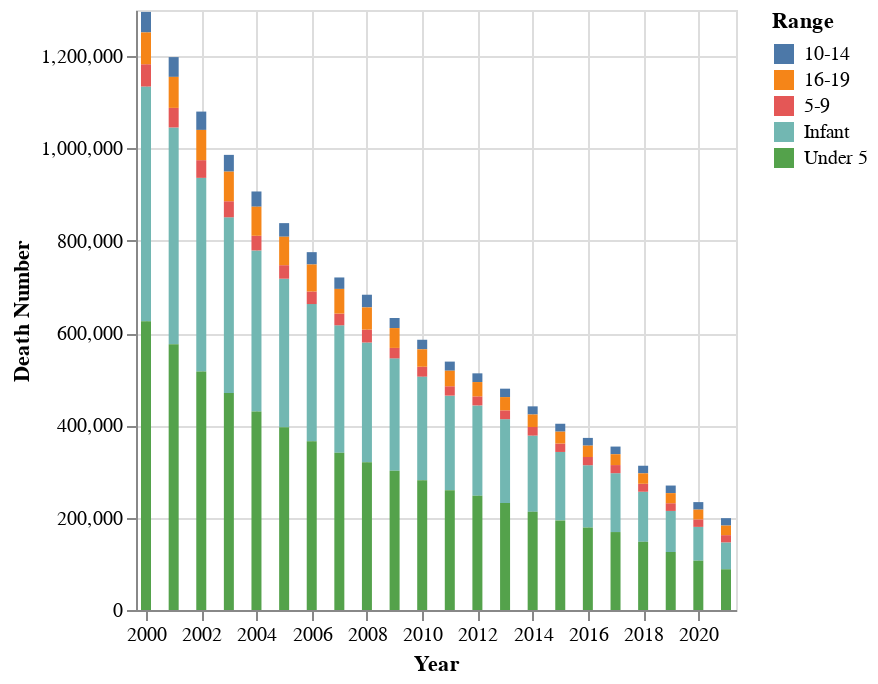

The code cell stored with this chart in its notebook:
### Code cell
def deathNumberDisplay(country):
    df0 = pd.read_csv("../data/death_infant.csv")
    df0 = df0[df0["Country Name"]==country].iloc[:, -63:].T
    df0.columns = ["Death Number"]
    df0["Range"] ="Infant"
    df0['Year'] = df0.index
    df0.reset_index(drop=True, inplace=True)
    df0['Country'] = country

    df1 = pd.read_csv("../data/death_under_5.csv")
    df1 = df1[df1["Country Name"]==country].iloc[:, -63:].T
    df1.columns = ["Death Number"]
    df1["Range"] ="Under 5"
    df1['Year'] = df1.index
    df1.reset_index(drop=True, inplace=True)
    df1['Country'] = country

    df2 = pd.read_csv("../data/death_5-9.csv")
    df2 = df2[df2["Country Name"]==country].iloc[:, -63:].T
    df2.columns = ["Death Number"]
    df2["Range"] ="5-9"
    df2['Year'] = df2.index
    df2.reset_index(drop=True, inplace=True)
    df2['Country'] = country

    df3 = pd.read_csv("../data/death_10-14.csv")
    df3 = df3[df3["Country Name"]==country].iloc[:, -63:].T
    df3.columns = ["Death Number"]
    df3["Range"] ="10-14"
    df3['Year'] = df3.index
    df3.reset_index(drop=True, inplace=True)
    df3['Country'] = country

    df4 = pd.read_csv("../data/death_15-19.csv")
    df4 = df4[df4["Country Name"]==country].iloc[:, -63:].T
    df4.columns = ["Death Number"]
    df4["Range"] ="16-19"
    df4['Year'] = df4.index
    df4.reset_index(drop=True, inplace=True)
    df4['Country'] = country

    sum = pd.concat([df0,df1,df2,df3,df4])
    sum['Year']=pd.to_datetime(sum['Year'], format='%Y') 
    sum_2000_2021 = sum.query("Year > 1999 and Year <2022")
    chart = alt.Chart(sum_2000_2021).mark_bar().encode(
        alt.X("Year"),
        alt.Y("Death Number"),
        color="Range",
        tooltip=["Year","Death Number","Range"]
    )  
    return chart
deathNumberDisplay("China")

### Figure 1 — Vega-Lite specification as saved in the notebook (floating-point values rounded to 4 significant figures)
{"config": {"view": {"continuousWidth": 300, "continuousHeight": 300}}, "data": {"name": "data-6a2e2b2ff815afc350047e61bdec9136"}, "mark": {"type": "bar"}, "encoding": {"color": {"field": "Range", "type": "nominal"}, "tooltip": [{"field": "Year", "type": "temporal"}, {"field": "Death Number", "type": "quantitative"}, {"field": "Range", "type": "nominal"}], "x": {"field": "Year", "type": "temporal"}, "y": {"field": "Death Number", "type": "quantitative"}}, "$schema": "https://vega.github.io/schema/vega-lite/v5.16.3.json", "datasets": {"data-6a2e2b2ff815afc350047e61bdec9136": [{"Death Number": 508600.0, "Range": "Infant", "Year": "2000-01-01T00:00:00", "Country": "China"}, {"Death Number": 469400.0, "Range": "Infant", "Year": "2001-01-01T00:00:00", "Country": "China"}, {"Death Number": 419300.0, "Range": "Infant", "Year": "2002-01-01T00:00:00", "Country": "China"}, {"Death Number": 380900.0, "Range": "Infant", "Year": "2003-01-01T00:00:00", "Country": "China"}, {"Death Number": 348800.0, "Range": "Infant", "Year": "2004-01-01T00:00:00", "Country": "China"}, {"Death Number": 321700.0, "Range": "Infant", "Year": "2005-01-01T00:00:00", "Country": "China"}, {"Death Number": 297100.0, "Range": "Infant", "Year": "2006-01-01T00:00:00", "Country": "China"}, {"Death Number": 276200.0, "Range": "Infant", "Year": "2007-01-01T00:00:00", "Country": "China"}, {"Death Number": 259200.0, "Range": "Infant", "Year": "2008-01-01T00:00:00", "Country": "China"}, {"Death Number": 243400.0, "Range": "Infant", "Year": "2009-01-01T00:00:00", "Country": "China"}, {"Death Number": 224700.0, "Range": "Infant", "Year": "2010-01-01T00:00:00", "Country": "China"}, {"Death Number": 205200.0, "Range": "Infant", "Year": "2011-01-01T00:00:00", "Country": "China"}, {"Death Number": 195800.0, "Range": "Infant", "Year": "2012-01-01T00:00:00", "Country": "China"}, {"Death Number": 181900.0, "Range": "Infant", "Year": "2013-01-01T00:00:00", "Country": "China"}, {"Death Number": 165100.0, "Range": "Infant", "Year": "2014-01-01T00:00:00", "Country": "China"}, {"Death Number": 148300.0, "Range": "Infant", "Year": "2015-01-01T00:00:00", "Country": "China"}, {"Death Number": 135000.0, "Range": "Infant", "Year": "2016-01-01T00:00:00", "Country": "China"}, {"Death Number": 127600.0, "Range": "Infant", "Year": "2017-01-01T00:00:00", "Country": "China"}, {"Death Number": 108500.0, "Range": "Infant", "Year": "2018-01-01T00:00:00", "Country": "China"}, {"Death Number": 88970.0, "Range": "Infant", "Year": "2019-01-01T00:00:00", "Country": "China"}, {"Death Number": 73240.0, "Range": "Infant", "Year": "2020-01-01T00:00:00", "Country": "China"}, {"Death Number": 58270.0, "Range": "Infant", "Year": "2021-01-01T00:00:00", "Country": "China"}, {"Death Number": 625600.0, "Range": "Under 5", "Year": "2000-01-01T00:00:00", "Country": "China"}, {"Death Number": 576100.0, "Range": "Under 5", "Year": "2001-01-01T00:00:00", "Country": "China"}, {"Death Number": 517000.0, "Range": "Under 5", "Year": "2002-01-01T00:00:00", "Country": "China"}, {"Death Number": 469900.0, "Range": "Under 5", "Year": "2003-01-01T00:00:00", "Country": "China"}, {"Death Number": 430200.0, "Range": "Under 5", "Year": "2004-01-01T00:00:00", "Country": "China"}, {"Death Number": 396100.0, "Range": "Under 5", "Year": "2005-01-01T00:00:00", "Country": "China"}, {"Death Number": 365800.0, "Range": "Under 5", "Year": "2006-01-01T00:00:00", "Country": "China"}, {"Death Number": 340700.0, "Range": "Under 5", "Year": "2007-01-01T00:00:00", "Country": "China"}, {"Death Number": 320300.0, "Range": "Under 5", "Year": "2008-01-01T00:00:00", "Country": "China"}, {"Death Number": 301800.0, "Range": "Under 5", "Year": "2009-01-01T00:00:00", "Country": "China"}, {"Death Number": 280900.0, "Range": "Under 5", "Year": "2010-01-01T00:00:00", "Country": "China"}, {"Death Number": 259300.0, "Range": "Under 5", "Year": "2011-01-01T00:00:00", "Country": "China"}, {"Death Number": 247500.0, "Range": "Under 5", "Year": "2012-01-01T00:00:00", "Country": "China"}, {"Death Number": 231600.0, "Range": "Under 5", "Year": "2013-01-01T00:00:00", "Country": "China"}, {"Death Number": 212800.0, "Range": "Under 5", "Year": "2014-01-01T00:00:00", "Country": "China"}, {"Death Number": 194100.0, "Range": "Under 5", "Year": "2015-01-01T00:00:00", "Country": "China"}, {"Death Number": 178700.0, "Range": "Under 5", "Year": "2016-01-01T00:00:00", "Country": "China"}, {"Death Number": 168900.0, "Range": "Under 5", "Year": "2017-01-01T00:00:00", "Country": "China"}, {"Death Number": 147800.0, "Range": "Under 5", "Year": "2018-01-01T00:00:00", "Country": "China"}, {"Death Number": 125700.0, "Range": "Under 5", "Year": "2019-01-01T00:00:00", "Country": "China"}, {"Death Number": 106900.0, "Range": "Under 5", "Year": "2020-01-01T00:00:00", "Country": "China"}, {"Death Number": 88270.0, "Range": "Under 5", "Year": "2021-01-01T00:00:00", "Country": "China"}, {"Death Number": 48280.0, "Range": "5-9", "Year": "2000-01-01T00:00:00", "Country": "China"}, {"Death Number": 42430.0, "Range": "5-9", "Year": "2001-01-01T00:00:00", "Country": "China"}, {"Death Number": 38300.0, "Range": "5-9", "Year": "2002-01-01T00:00:00", "Country": "China"}, {"Death Number": 34800.0, "Range": "5-9", "Year": "2003-01-01T00:00:00", "Country": "China"}, {"Death Number": 31780.0, "Range": "5-9", "Year": "2004-01-01T00:00:00", "Country": "China"}, {"Death Number": 29310.0, "Range": "5-9", "Year": "2005-01-01T00:00:00", "Country": "China"}, {"Death Number": 27260.0, "Range": "5-9", "Year": "2006-01-01T00:00:00", "Country": "China"}, {"Death Number": 25430.0, "Range": "5-9", "Year": "2007-01-01T00:00:00", "Country": "China"}, {"Death Number": 27980.0, "Range": "5-9", "Year": "2008-01-01T00:00:00", "Country": "China"}, {"Death Number": 22620.0, "Range": "5-9", "Year": "2009-01-01T00:00:00", "Country": "China"}, {"Death Number": 21400.0, "Range": "5-9", "Year": "2010-01-01T00:00:00", "Country": "China"}, {"Death Number": 20340.0, "Range": "5-9", "Year": "2011-01-01T00:00:00", "Country": "China"}, {"Death Number": 19610.0, "Range": "5-9", "Year": "2012-01-01T00:00:00", "Country": "China"}, {"Death Number": 19070.0, "Range": "5-9", "Year": "2013-01-01T00:00:00", "Country": "China"}, {"Death Number": 18670.0, "Range": "5-9", "Year": "2014-01-01T00:00:00", "Country": "China"}, {"Death Number": 18270.0, "Range": "5-9", "Year": "2015-01-01T00:00:00", "Country": "China"}, {"Death Number": 17880.0, "Range": "5-9", "Year": "2016-01-01T00:00:00", "Country": "China"}, {"Death Number": 17570.0, "Range": "5-9", "Year": "2017-01-01T00:00:00", "Country": "China"}, {"Death Number": 17230.0, "Range": "5-9", "Year": "2018-01-01T00:00:00", "Country": "China"}, {"Death Number": 16710.0, "Range": "5-9", "Year": "2019-01-01T00:00:00", "Country": "China"}, {"Death Number": 16210.0, "Range": "5-9", "Year": "2020-01-01T00:00:00", "Country": "China"}, {"Death Number": 15670.0, "Range": "5-9", "Year": "2021-01-01T00:00:00", "Country": "China"}, {"Death Number": 44470.0, "Range": "10-14", "Year": "2000-01-01T00:00:00", "Country": "China"}, {"Death Number": 42870.0, "Range": "10-14", "Year": "2001-01-01T00:00:00", "Country": "China"}, {"Death Number": 39700.0, "Range": "10-14", "Year": "2002-01-01T00:00:00", "Country": "China"}, {"Death Number": 36320.0, "Range": "10-14", "Year": "2003-01-01T00:00:00", "Country": "China"}, {"Death Number": 33010.0, "Range": "10-14", "Year": "2004-01-01T00:00:00", "Country": "China"}, {"Death Number": 29500.0, "Range": "10-14", "Year": "2005-01-01T00:00:00", "Country": "China"}, {"Death Number": 26690.0, "Range": "10-14", "Year": "2006-01-01T00:00:00", "Country": "China"}, {"Death Number": 24790.0, "Range": "10-14", "Year": "2007-01-01T00:00:00", "Country": "China"}, {"Death Number": 27410.0, "Range": "10-14", "Year": "2008-01-01T00:00:00", "Country": "China"}, {"Death Number": 21830.0, "Range": "10-14", "Year": "2009-01-01T00:00:00", "Country": "China"}, {"Death Number": 20690.0, "Range": "10-14", "Year": "2010-01-01T00:00:00", "Country": "China"}, {"Death Number": 19750.0, "Range": "10-14", "Year": "2011-01-01T00:00:00", "Country": "China"}, {"Death Number": 18900.0, "Range": "10-14", "Year": "2012-01-01T00:00:00", "Country": "China"}, {"Death Number": 18200.0, "Range": "10-14", "Year": "2013-01-01T00:00:00", "Country": "China"}, {"Death Number": 17670.0, "Range": "10-14", "Year": "2014-01-01T00:00:00", "Country": "China"}, {"Death Number": 17150.0, "Range": "10-14", "Year": "2015-01-01T00:00:00", "Country": "China"}, {"Death Number": 16740.0, "Range": "10-14", "Year": "2016-01-01T00:00:00", "Country": "China"}, {"Death Number": 16570.0, "Range": "10-14", "Year": "2017-01-01T00:00:00", "Country": "China"}, {"Death Number": 16480.0, "Range": "10-14", "Year": "2018-01-01T00:00:00", "Country": "China"}, {"Death Number": 16420.0, "Range": "10-14", "Year": "2019-01-01T00:00:00", "Country": "China"}, {"Death Number": 16300.0, "Range": "10-14", "Year": "2020-01-01T00:00:00", "Country": "China"}, {"Death Number": 16110.0, "Range": "10-14", "Year": "2021-01-01T00:00:00", "Country": "China"}, {"Death Number": 68940.0, "Range": "16-19", "Year": "2000-01-01T00:00:00", "Country": "China"}, {"Death Number": 67160.0, "Range": "16-19", "Year": "2001-01-01T00:00:00", "Country": "China"}, {"Death Number": 65560.0, "Range": "16-19", "Year": "2002-01-01T00:00:00", "Country": "China"}, {"Death Number": 64150.0, "Range": "16-19", "Year": "2003-01-01T00:00:00", "Country": "China"}, {"Death Number": 62970.0, "Range": "16-19", "Year": "2004-01-01T00:00:00", "Country": "China"}, {"Death Number": 61610.0, "Range": "16-19", "Year": "2005-01-01T00:00:00", "Country": "China"}, {"Death Number": 58510.0, "Range": "16-19", "Year": "2006-01-01T00:00:00", "Country": "China"}, {"Death Number": 53420.0, "Range": "16-19", "Year": "2007-01-01T00:00:00", "Country": "China"}, {"Death Number": 48120.0, "Range": "16-19", "Year": "2008-01-01T00:00:00", "Country": "China"}, {"Death Number": 43000.0, "Range": "16-19", "Year": "2009-01-01T00:00:00", "Country": "China"}, {"Death Number": 37770.0, "Range": "16-19", "Year": "2010-01-01T00:00:00", "Country": "China"}, {"Death Number": 33650.0, "Range": "16-19", "Year": "2011-01-01T00:00:00", "Country": "China"}, {"Death Number": 30980.0, "Range": "16-19", "Year": "2012-01-01T00:00:00", "Country": "China"}, {"Death Number": 28770.0, "Range": "16-19", "Year": "2013-01-01T00:00:00", "Country": "China"}, {"Death Number": 27020.0, "Range": "16-19", "Year": "2014-01-01T00:00:00", "Country": "China"}, {"Death Number": 25690.0, "Range": "16-19", "Year": "2015-01-01T00:00:00", "Country": "China"}, {"Death Number": 24590.0, "Range": "16-19", "Year": "2016-01-01T00:00:00", "Country": "China"}, {"Death Number": 23520.0, "Range": "16-19", "Year": "2017-01-01T00:00:00", "Country": "China"}, {"Death Number": 22550.0, "Range": "16-19", "Year": "2018-01-01T00:00:00", "Country": "China"}, {"Death Number": 21870.0, "Range": "16-19", "Year": "2019-01-01T00:00:00", "Country": "China"}, {"Death Number": 21180.0, "Range": "16-19", "Year": "2020-01-01T00:00:00", "Country": "China"}, {"Death Number": 20680.0, "Range": "16-19", "Year": "2021-01-01T00:00:00", "Country": "China"}]}}
